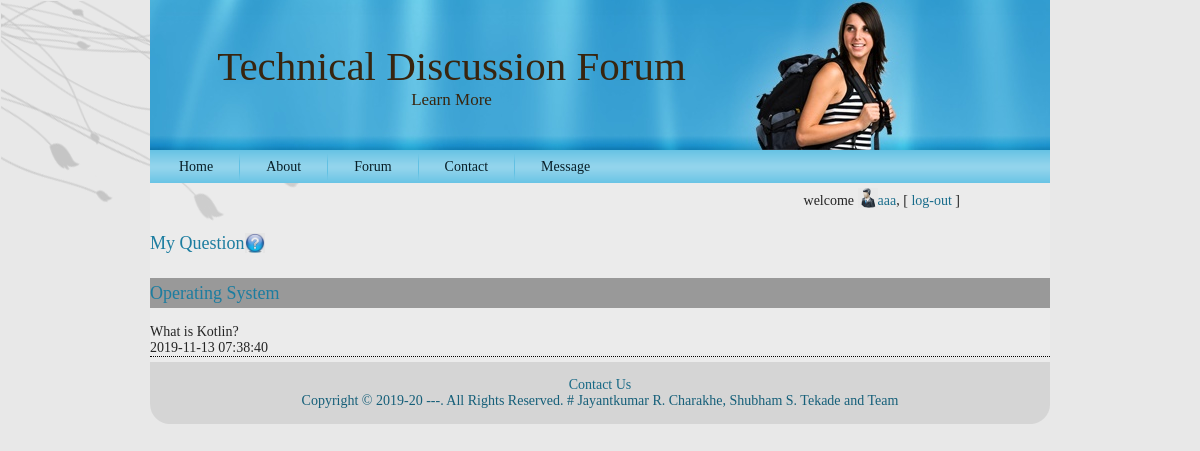
/que.php (signed in), run on the app's committed database.
### tables this page shows
CREATE TABLE `question` (
  `question_id` int(11) NOT NULL,
  `heading` varchar(50) NOT NULL,
  `question_detail` varchar(2000) NOT NULL,
  `datetime` timestamp NOT NULL DEFAULT CURRENT_TIMESTAMP,
  `user_id` int(11) NOT NULL,
  `subtopic_id` int(11) NOT NULL,
  `views` int(11) NOT NULL
);

### utility.php (called while the page is built, shortened)
<?php
	function ExecuteQuery ($sql)
	{
		$con=mysqli_connect ("localhost","root","","tech_forum");
		mysqli_select_db ($con,"tech_forum");
		$rows = mysqli_query ($con,$sql);
		return $rows;
	}
?>

### que.php (the view, shortened to what this page needs)
<?php
	require("header.php");
	require("checkUser.php");
	echo "<h4>My Question<img src='res/images/askq.jpg'  class='imagedel'/></h4>";
?>
<?php
$sql="SELECT * from question where user_id=$_SESSION[uid]";
$result=ExecuteQuery($sql);
		while($row = mysqli_fetch_array($result))
		{
		echo "<span class='box2'>";
		echo "<span class='head'><a href='questionview.php?qid=$row[question_id]'><h4>$row[heading]</h4></a></span>";
		echo "</span>";
		echo  "<br/>";
		echo $row['question_detail'];
		echo  "<br/>";
		echo $row['datetime'];
		echo "<div class='line'></div>";
		}
?>
<?php require("footer.php")?>

### res/style.css (style rules this page uses)
.line { border-bottom:1px dotted black; }
.box2 .head { display:block; height:30px; background-color:#999999; font-weight:bold; line-height:30px; }
.box2 { width: auto; background-color:#CCC; display:block; }
body { margin: 0 auto; padding: 0; background-color: #E8E8E8; }
body { font-family: Georgia, "Times New Roman", Times, Serif; font-size: 14px; color: #242424; }
a { font-family: Georgia, "Times New Roman", Times, Serif; text-decoration: none; color: #186C8B; }
a:link { font-family: Georgia, "Times New Roman", Times, Serif; text-decoration: none; color: #186C8B; }
h1, h2, h3, h4, h5, h6, h1 a, h2 a, h3 a, h4 a, h5 a, h6 a h1 a:hover, h2 a:hover, h3 a:hover, h4 a:hover, h5 a:hover, h6 a:hover h1 a:visited, h2 a:visited, h3 a:visited, h4 a:visited, h5 a:visited, h6 a:visited { font-weight: normal; font-style: normal; text-decoration: none; }
h4, h4 a, h4 a:link, h4 a:visited, h4 a:hover { font-family: Georgia, "Times New Roman", Times, Serif; font-size: 18px; color: #1C7DA0; }
.imagedel { height:20px; width:20px; vertical-align:text-top; vertical-align:text-bottom; }

### data on the page
question: heading "Operating System", question_detail "What is Kotlin?", datetime "2019-11-13 07:38:40"

### other printed values
$_SESSION["fn"] "aaa"
